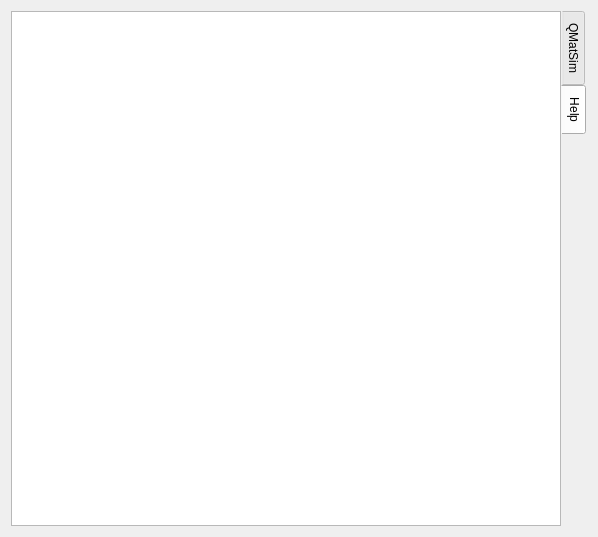
<?xml version="1.0" encoding="UTF-8"?>
<ui version="4.0">
 <class>QMatSimDialogBase</class>
 <widget class="QDialog" name="QMatSimDialogBase">
  <property name="geometry">
   <rect>
    <x>0</x>
    <y>0</y>
    <width>598</width>
    <height>537</height>
   </rect>
  </property>
  <property name="windowTitle">
   <string>QMatSim</string>
  </property>
  <layout class="QGridLayout" name="gridLayout_3">
   <item row="1" column="0">
    <widget class="QTabWidget" name="tabWidget_base">
     <property name="styleSheet">
      <string notr="true">QTabWidget::pane {
	background:transparent;
	border: 0;
}</string>
     </property>
     <property name="tabPosition">
      <enum>QTabWidget::East</enum>
     </property>
     <property name="currentIndex">
      <number>1</number>
     </property>
     <widget class="QWidget" name="tab_main">
      <attribute name="title">
       <string>QMatSim</string>
      </attribute>
      <layout class="QGridLayout" name="gridLayout_4">
       <item row="1" column="0" colspan="2">
        <widget class="QStackedWidget" name="stackedWidget">
         <property name="currentIndex">
          <number>0</number>
         </property>
         <widget class="QWidget" name="stackedWidgetPage1">
          <layout class="QGridLayout" name="gridLayout_6">
           <property name="leftMargin">
            <number>0</number>
           </property>
           <property name="topMargin">
            <number>0</number>
           </property>
           <property name="rightMargin">
            <number>0</number>
           </property>
           <property name="bottomMargin">
            <number>0</number>
           </property>
           <item row="6" column="0" rowspan="2" colspan="4">
            <widget class="QTabWidget" name="tabWidget_xml">
             <property name="tabPosition">
              <enum>QTabWidget::North</enum>
             </property>
             <property name="currentIndex">
              <number>0</number>
             </property>
             <widget class="QWidget" name="tab_output">
              <attribute name="title">
               <string>XML Output</string>
              </attribute>
              <layout class="QGridLayout" name="gridLayout_2">
               <property name="leftMargin">
                <number>0</number>
               </property>
               <property name="topMargin">
                <number>0</number>
               </property>
               <property name="rightMargin">
                <number>2</number>
               </property>
               <property name="bottomMargin">
                <number>0</number>
               </property>
               <item row="1" column="0">
                <widget class="QTextEdit" name="textEdit_xmlOutput">
                 <property name="font">
                  <font>
                   <pointsize>10</pointsize>
                   <weight>50</weight>
                   <bold>false</bold>
                  </font>
                 </property>
                 <property name="lineWrapMode">
                  <enum>QTextEdit::NoWrap</enum>
                 </property>
                 <property name="readOnly">
                  <bool>true</bool>
                 </property>
                 <property name="html">
                  <string>&lt;!DOCTYPE HTML PUBLIC &quot;-//W3C//DTD HTML 4.0//EN&quot; &quot;http://www.w3.org/TR/REC-html40/strict.dtd&quot;&gt;
&lt;html&gt;&lt;head&gt;&lt;meta name=&quot;qrichtext&quot; content=&quot;1&quot; /&gt;&lt;style type=&quot;text/css&quot;&gt;
p, li { white-space: pre-wrap; }
&lt;/style&gt;&lt;/head&gt;&lt;body style=&quot; font-family:'MS Shell Dlg 2'; font-size:10pt; font-weight:400; font-style:normal;&quot;&gt;
&lt;p style=&quot;-qt-paragraph-type:empty; margin-top:0px; margin-bottom:0px; margin-left:0px; margin-right:0px; -qt-block-indent:0; text-indent:0px;&quot;&gt;&lt;br /&gt;&lt;/p&gt;&lt;/body&gt;&lt;/html&gt;</string>
                 </property>
                </widget>
               </item>
              </layout>
             </widget>
             <widget class="QWidget" name="tab_log">
              <attribute name="title">
               <string>Log</string>
              </attribute>
              <layout class="QGridLayout" name="gridLayout">
               <property name="leftMargin">
                <number>0</number>
               </property>
               <property name="topMargin">
                <number>0</number>
               </property>
               <property name="rightMargin">
                <number>2</number>
               </property>
               <property name="bottomMargin">
                <number>2</number>
               </property>
               <item row="0" column="0">
                <widget class="QTextEdit" name="textEdit_log">
                 <property name="font">
                  <font>
                   <pointsize>10</pointsize>
                  </font>
                 </property>
                 <property name="lineWrapMode">
                  <enum>QTextEdit::NoWrap</enum>
                 </property>
                 <property name="readOnly">
                  <bool>true</bool>
                 </property>
                 <property name="html">
                  <string>&lt;!DOCTYPE HTML PUBLIC &quot;-//W3C//DTD HTML 4.0//EN&quot; &quot;http://www.w3.org/TR/REC-html40/strict.dtd&quot;&gt;
&lt;html&gt;&lt;head&gt;&lt;meta name=&quot;qrichtext&quot; content=&quot;1&quot; /&gt;&lt;style type=&quot;text/css&quot;&gt;
p, li { white-space: pre-wrap; }
&lt;/style&gt;&lt;/head&gt;&lt;body style=&quot; font-family:'MS Shell Dlg 2'; font-size:10pt; font-weight:400; font-style:normal;&quot;&gt;
&lt;p style=&quot; margin-top:0px; margin-bottom:0px; margin-left:0px; margin-right:0px; -qt-block-indent:0; text-indent:0px;&quot;&gt;[INFO]: start point-to-node xml-task;&lt;/p&gt;
&lt;p style=&quot; margin-top:0px; margin-bottom:0px; margin-left:0px; margin-right:0px; -qt-block-indent:0; text-indent:0px;&quot;&gt;[INFO]: start line-to-link xml-task;&lt;/p&gt;
&lt;p style=&quot; margin-top:0px; margin-bottom:0px; margin-left:0px; margin-right:0px; -qt-block-indent:0; text-indent:0px;&quot;&gt;[INFO]: point-to-node xml-task: 10/100 features completed;&lt;/p&gt;
&lt;p style=&quot; margin-top:0px; margin-bottom:0px; margin-left:0px; margin-right:0px; -qt-block-indent:0; text-indent:0px;&quot;&gt;&lt;span style=&quot; color:#d1d100;&quot;&gt;[WARN]&lt;/span&gt;: point feature no. 56: no id value. autoId = 45;&lt;/p&gt;
&lt;p style=&quot; margin-top:0px; margin-bottom:0px; margin-left:0px; margin-right:0px; -qt-block-indent:0; text-indent:0px;&quot;&gt;[INFO]: line-to-link xml-task: 10/1000 features completed;&lt;/p&gt;
&lt;p style=&quot; margin-top:0px; margin-bottom:0px; margin-left:0px; margin-right:0px; -qt-block-indent:0; text-indent:0px;&quot;&gt;&lt;span style=&quot; color:#d1d100;&quot;&gt;[WARN]&lt;/span&gt;: line feature no. 5: no freespeed value. autoVal = 1.4;&lt;/p&gt;
&lt;p style=&quot; margin-top:0px; margin-bottom:0px; margin-left:0px; margin-right:0px; -qt-block-indent:0; text-indent:0px;&quot;&gt;&lt;span style=&quot; color:#ff0000;&quot;&gt;[ERROR]&lt;/span&gt;: ine feature no. 3: not found end point. Stop creating XML;&lt;/p&gt;
&lt;p style=&quot; margin-top:0px; margin-bottom:0px; margin-left:0px; margin-right:0px; -qt-block-indent:0; text-indent:0px;&quot;&gt;&lt;span style=&quot; color:#ff0000;&quot;&gt;[ERROR]&lt;/span&gt;: ine feature no. 6: found too many end points. Stop creating XML;&lt;/p&gt;&lt;/body&gt;&lt;/html&gt;</string>
                 </property>
                </widget>
               </item>
               <item row="1" column="0">
                <widget class="QPushButton" name="pushButton_7">
                 <property name="text">
                  <string>Clear log</string>
                 </property>
                </widget>
               </item>
              </layout>
             </widget>
            </widget>
           </item>
           <item row="5" column="3">
            <widget class="QPushButton" name="pushButton_create">
             <property name="sizePolicy">
              <sizepolicy hsizetype="Fixed" vsizetype="Fixed">
               <horstretch>0</horstretch>
               <verstretch>0</verstretch>
              </sizepolicy>
             </property>
             <property name="text">
              <string>Create XML</string>
             </property>
            </widget>
           </item>
           <item row="1" column="0" colspan="3">
            <widget class="QgsMapLayerComboBox" name="mMapLayerComboBox_nodes"/>
           </item>
           <item row="0" column="0" colspan="3">
            <widget class="QLabel" name="label_nodeTitle">
             <property name="sizePolicy">
              <sizepolicy hsizetype="Fixed" vsizetype="Fixed">
               <horstretch>0</horstretch>
               <verstretch>0</verstretch>
              </sizepolicy>
             </property>
             <property name="minimumSize">
              <size>
               <width>0</width>
               <height>10</height>
              </size>
             </property>
             <property name="font">
              <font>
               <pointsize>7</pointsize>
              </font>
             </property>
             <property name="text">
              <string>Nodes Layer</string>
             </property>
            </widget>
           </item>
           <item row="5" column="2">
            <widget class="QPushButton" name="pushButton_settings">
             <property name="sizePolicy">
              <sizepolicy hsizetype="Fixed" vsizetype="Fixed">
               <horstretch>0</horstretch>
               <verstretch>0</verstretch>
              </sizepolicy>
             </property>
             <property name="text">
              <string>Settings</string>
             </property>
            </widget>
           </item>
           <item row="3" column="0" colspan="3">
            <widget class="QgsMapLayerComboBox" name="mMapLayerComboBox_links"/>
           </item>
           <item row="9" column="3">
            <widget class="QPushButton" name="pushButton_saveFile">
             <property name="sizePolicy">
              <sizepolicy hsizetype="Fixed" vsizetype="Fixed">
               <horstretch>0</horstretch>
               <verstretch>0</verstretch>
              </sizepolicy>
             </property>
             <property name="text">
              <string>Save XML</string>
             </property>
            </widget>
           </item>
           <item row="10" column="0" colspan="4">
            <widget class="QProgressBar" name="progressBar">
             <property name="value">
              <number>0</number>
             </property>
            </widget>
           </item>
           <item row="3" column="3">
            <widget class="QPushButton" name="pushButton_createLinks">
             <property name="sizePolicy">
              <sizepolicy hsizetype="Fixed" vsizetype="Fixed">
               <horstretch>0</horstretch>
               <verstretch>0</verstretch>
              </sizepolicy>
             </property>
             <property name="text">
              <string>Create</string>
             </property>
            </widget>
           </item>
           <item row="4" column="0" colspan="4">
            <widget class="Line" name="line">
             <property name="frameShadow">
              <enum>QFrame::Plain</enum>
             </property>
             <property name="orientation">
              <enum>Qt::Horizontal</enum>
             </property>
            </widget>
           </item>
           <item row="1" column="3">
            <widget class="QPushButton" name="pushButton_createNodes">
             <property name="sizePolicy">
              <sizepolicy hsizetype="Fixed" vsizetype="Fixed">
               <horstretch>0</horstretch>
               <verstretch>0</verstretch>
              </sizepolicy>
             </property>
             <property name="text">
              <string>Create</string>
             </property>
            </widget>
           </item>
           <item row="8" column="0" colspan="4">
            <widget class="QLabel" name="label_linkTitle_4">
             <property name="sizePolicy">
              <sizepolicy hsizetype="Fixed" vsizetype="Fixed">
               <horstretch>0</horstretch>
               <verstretch>0</verstretch>
              </sizepolicy>
             </property>
             <property name="font">
              <font>
               <pointsize>7</pointsize>
              </font>
             </property>
             <property name="text">
              <string>Save xml as</string>
             </property>
            </widget>
           </item>
           <item row="9" column="0" colspan="3">
            <widget class="QgsFileWidget" name="mQgsFileWidget">
             <property name="filter">
              <string>xml (*.xml)</string>
             </property>
             <property name="storageMode">
              <enum>QgsFileWidget::SaveFile</enum>
             </property>
            </widget>
           </item>
           <item row="2" column="0" colspan="4">
            <widget class="QLabel" name="label_linkTitle">
             <property name="sizePolicy">
              <sizepolicy hsizetype="Preferred" vsizetype="Fixed">
               <horstretch>0</horstretch>
               <verstretch>0</verstretch>
              </sizepolicy>
             </property>
             <property name="font">
              <font>
               <pointsize>7</pointsize>
              </font>
             </property>
             <property name="text">
              <string>Links Layer</string>
             </property>
            </widget>
           </item>
          </layout>
         </widget>
         <widget class="QWidget" name="stackedWidgetPage2">
          <layout class="QGridLayout" name="gridLayout_7">
           <property name="leftMargin">
            <number>0</number>
           </property>
           <property name="topMargin">
            <number>0</number>
           </property>
           <property name="rightMargin">
            <number>0</number>
           </property>
           <property name="bottomMargin">
            <number>0</number>
           </property>
           <item row="4" column="0" colspan="2">
            <spacer name="verticalSpacer">
             <property name="orientation">
              <enum>Qt::Vertical</enum>
             </property>
             <property name="sizeHint" stdset="0">
              <size>
               <width>20</width>
               <height>40</height>
              </size>
             </property>
            </spacer>
           </item>
           <item row="2" column="1">
            <layout class="QHBoxLayout" name="horizontalLayout">
             <property name="leftMargin">
              <number>0</number>
             </property>
             <property name="topMargin">
              <number>0</number>
             </property>
             <item>
              <widget class="QPushButton" name="pushButton_settingsCancel">
               <property name="text">
                <string>Cancel</string>
               </property>
              </widget>
             </item>
             <item>
              <widget class="QPushButton" name="pushButton_settingsOk">
               <property name="text">
                <string>Ok</string>
               </property>
              </widget>
             </item>
            </layout>
           </item>
           <item row="0" column="0" colspan="2">
            <widget class="QGroupBox" name="groupBox">
             <property name="title">
              <string>Direction of lines</string>
             </property>
             <layout class="QGridLayout" name="gridLayout_8">
              <item row="4" column="0">
               <widget class="QLabel" name="label_3">
                <property name="text">
                 <string>Default</string>
                </property>
               </widget>
              </item>
              <item row="4" column="1">
               <widget class="QComboBox" name="comboBox_direction">
                <property name="enabled">
                 <bool>false</bool>
                </property>
                <item>
                 <property name="text">
                  <string>Oneway</string>
                 </property>
                </item>
                <item>
                 <property name="text">
                  <string>Two-sided</string>
                 </property>
                </item>
               </widget>
              </item>
              <item row="2" column="1">
               <widget class="QLineEdit" name="lineEdit_oneway">
                <property name="enabled">
                 <bool>false</bool>
                </property>
               </widget>
              </item>
              <item row="3" column="1">
               <widget class="QLineEdit" name="lineEdit_twoSide">
                <property name="enabled">
                 <bool>false</bool>
                </property>
               </widget>
              </item>
              <item row="0" column="0">
               <widget class="QRadioButton" name="radioButton_2sided">
                <property name="enabled">
                 <bool>true</bool>
                </property>
                <property name="text">
                 <string>Every line is two-sided</string>
                </property>
                <property name="checked">
                 <bool>true</bool>
                </property>
               </widget>
              </item>
              <item row="2" column="0">
               <widget class="QLabel" name="label">
                <property name="text">
                 <string>Value for oneway direction</string>
                </property>
               </widget>
              </item>
              <item row="1" column="1">
               <widget class="QgsFieldComboBox" name="mFieldComboBox_Oneway">
                <property name="enabled">
                 <bool>false</bool>
                </property>
               </widget>
              </item>
              <item row="1" column="0">
               <widget class="QRadioButton" name="radioButton_2sided_2">
                <property name="text">
                 <string>Define on attribute</string>
                </property>
               </widget>
              </item>
              <item row="3" column="0">
               <widget class="QLabel" name="label_5">
                <property name="text">
                 <string>Value for two-sided direction</string>
                </property>
               </widget>
              </item>
             </layout>
            </widget>
           </item>
           <item row="1" column="0" colspan="2">
            <widget class="QGroupBox" name="groupBox_2">
             <property name="title">
              <string>ID for objects</string>
             </property>
             <layout class="QGridLayout" name="gridLayout_10">
              <item row="5" column="1">
               <widget class="QgsFieldComboBox" name="mFieldComboBox_LineAttrId">
                <property name="enabled">
                 <bool>false</bool>
                </property>
                <property name="sizePolicy">
                 <sizepolicy hsizetype="Preferred" vsizetype="Fixed">
                  <horstretch>0</horstretch>
                  <verstretch>0</verstretch>
                 </sizepolicy>
                </property>
               </widget>
              </item>
              <item row="2" column="0">
               <widget class="QRadioButton" name="radioButton_idVal2">
                <property name="sizePolicy">
                 <sizepolicy hsizetype="Fixed" vsizetype="Fixed">
                  <horstretch>0</horstretch>
                  <verstretch>0</verstretch>
                 </sizepolicy>
                </property>
                <property name="minimumSize">
                 <size>
                  <width>165</width>
                  <height>0</height>
                 </size>
                </property>
                <property name="text">
                 <string>Define on attribute</string>
                </property>
               </widget>
              </item>
              <item row="1" column="0">
               <widget class="QRadioButton" name="radioButton_idVal1">
                <property name="enabled">
                 <bool>true</bool>
                </property>
                <property name="sizePolicy">
                 <sizepolicy hsizetype="Fixed" vsizetype="Fixed">
                  <horstretch>0</horstretch>
                  <verstretch>0</verstretch>
                 </sizepolicy>
                </property>
                <property name="minimumSize">
                 <size>
                  <width>165</width>
                  <height>0</height>
                 </size>
                </property>
                <property name="text">
                 <string>Use feature id in layer</string>
                </property>
                <property name="checked">
                 <bool>true</bool>
                </property>
               </widget>
              </item>
              <item row="5" column="0">
               <widget class="QLabel" name="label_6">
                <property name="sizePolicy">
                 <sizepolicy hsizetype="Fixed" vsizetype="Preferred">
                  <horstretch>0</horstretch>
                  <verstretch>0</verstretch>
                 </sizepolicy>
                </property>
                <property name="minimumSize">
                 <size>
                  <width>165</width>
                  <height>0</height>
                 </size>
                </property>
                <property name="text">
                 <string>Lines Id attribute</string>
                </property>
               </widget>
              </item>
              <item row="3" column="0">
               <widget class="QLabel" name="label_7">
                <property name="sizePolicy">
                 <sizepolicy hsizetype="Fixed" vsizetype="Minimum">
                  <horstretch>0</horstretch>
                  <verstretch>0</verstretch>
                 </sizepolicy>
                </property>
                <property name="minimumSize">
                 <size>
                  <width>165</width>
                  <height>0</height>
                 </size>
                </property>
                <property name="text">
                 <string>Points Id attribute</string>
                </property>
               </widget>
              </item>
              <item row="3" column="1">
               <widget class="QgsFieldComboBox" name="mFieldComboBox_PointAttrId">
                <property name="enabled">
                 <bool>false</bool>
                </property>
                <property name="sizePolicy">
                 <sizepolicy hsizetype="Preferred" vsizetype="Fixed">
                  <horstretch>0</horstretch>
                  <verstretch>0</verstretch>
                 </sizepolicy>
                </property>
               </widget>
              </item>
             </layout>
            </widget>
           </item>
          </layout>
         </widget>
        </widget>
       </item>
      </layout>
     </widget>
     <widget class="QWidget" name="tab_help">
      <attribute name="title">
       <string>Help</string>
      </attribute>
      <layout class="QGridLayout" name="gridLayout_5">
       <property name="leftMargin">
        <number>0</number>
       </property>
       <property name="topMargin">
        <number>0</number>
       </property>
       <property name="rightMargin">
        <number>0</number>
       </property>
       <property name="bottomMargin">
        <number>0</number>
       </property>
       <item row="0" column="0">
        <widget class="QTextEdit" name="textEdit_help">
         <property name="readOnly">
          <bool>true</bool>
         </property>
         <property name="html">
          <string>&lt;!DOCTYPE HTML PUBLIC &quot;-//W3C//DTD HTML 4.0//EN&quot; &quot;http://www.w3.org/TR/REC-html40/strict.dtd&quot;&gt;
&lt;html&gt;&lt;head&gt;&lt;meta name=&quot;qrichtext&quot; content=&quot;1&quot; /&gt;&lt;style type=&quot;text/css&quot;&gt;
p, li { white-space: pre-wrap; }
&lt;/style&gt;&lt;/head&gt;&lt;body style=&quot; font-family:'MS Shell Dlg 2'; font-size:7.8pt; font-weight:400; font-style:normal;&quot;&gt;
&lt;p style=&quot;-qt-paragraph-type:empty; margin-top:0px; margin-bottom:0px; margin-left:0px; margin-right:0px; -qt-block-indent:0; text-indent:0px; font-size:8pt;&quot;&gt;&lt;br /&gt;&lt;/p&gt;&lt;/body&gt;&lt;/html&gt;</string>
         </property>
        </widget>
       </item>
      </layout>
     </widget>
    </widget>
   </item>
  </layout>
 </widget>
 <customwidgets>
  <customwidget>
   <class>QgsFieldComboBox</class>
   <extends>QComboBox</extends>
   <header>qgsfieldcombobox.h</header>
  </customwidget>
  <customwidget>
   <class>QgsFileWidget</class>
   <extends>QWidget</extends>
   <header>qgsfilewidget.h</header>
  </customwidget>
  <customwidget>
   <class>QgsMapLayerComboBox</class>
   <extends>QComboBox</extends>
   <header>qgsmaplayercombobox.h</header>
  </customwidget>
 </customwidgets>
 <resources/>
 <connections>
  <connection>
   <sender>radioButton_idVal2</sender>
   <signal>toggled(bool)</signal>
   <receiver>mFieldComboBox_LineAttrId</receiver>
   <slot>setEnabled(bool)</slot>
   <hints>
    <hint type="sourcelabel">
     <x>120</x>
     <y>239</y>
    </hint>
    <hint type="destinationlabel">
     <x>204</x>
     <y>288</y>
    </hint>
   </hints>
  </connection>
  <connection>
   <sender>radioButton_idVal2</sender>
   <signal>toggled(bool)</signal>
   <receiver>mFieldComboBox_PointAttrId</receiver>
   <slot>setEnabled(bool)</slot>
   <hints>
    <hint type="sourcelabel">
     <x>89</x>
     <y>237</y>
    </hint>
    <hint type="destinationlabel">
     <x>216</x>
     <y>266</y>
    </hint>
   </hints>
  </connection>
 </connections>
</ui>
